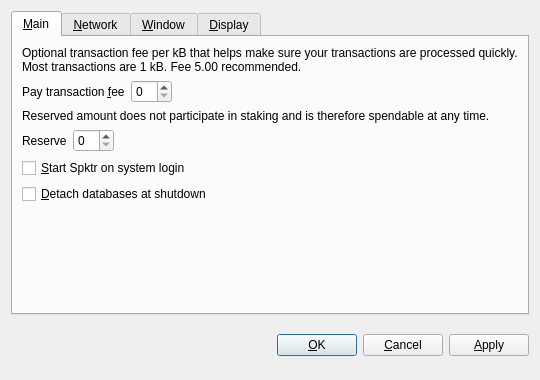
<?xml version="1.0" encoding="UTF-8"?>
<ui version="4.0">
 <class>OptionsDialog</class>
 <widget class="QDialog" name="OptionsDialog">
  <property name="geometry">
   <rect>
    <x>0</x>
    <y>0</y>
    <width>540</width>
    <height>380</height>
   </rect>
  </property>
  <property name="windowTitle">
   <string>Options</string>
  </property>
  <property name="modal">
   <bool>true</bool>
  </property>
  <layout class="QVBoxLayout" name="verticalLayout">
   <item>
    <widget class="QTabWidget" name="tabWidget">
     <property name="tabPosition">
      <enum>QTabWidget::North</enum>
     </property>
     <property name="currentIndex">
      <number>0</number>
     </property>
     <widget class="QWidget" name="tabMain">
      <attribute name="title">
       <string>&amp;Main</string>
      </attribute>
      <layout class="QVBoxLayout" name="verticalLayout_Main">
       <item>
        <widget class="QLabel" name="transactionFeeInfoLabel">
         <property name="text">
          <string>Optional transaction fee per kB that helps make sure your transactions are processed quickly. Most transactions are 1 kB. Fee 5.00 recommended.</string>
         </property>
         <property name="textFormat">
          <enum>Qt::PlainText</enum>
         </property>
         <property name="wordWrap">
          <bool>true</bool>
         </property>
        </widget>
       </item>
       <item>
        <layout class="QHBoxLayout" name="horizontalLayoutFee">
         <item>
          <widget class="QLabel" name="transactionFeeLabel">
           <property name="text">
            <string>Pay transaction &amp;fee</string>
           </property>
           <property name="textFormat">
            <enum>Qt::PlainText</enum>
           </property>
           <property name="buddy">
            <cstring>transactionFee</cstring>
           </property>
          </widget>
         </item>
         <item>
          <widget class="BitcoinAmountField" name="transactionFee"/>
         </item>
         <item>
          <spacer name="horizontalSpacerFee">
           <property name="orientation">
            <enum>Qt::Horizontal</enum>
           </property>
           <property name="sizeHint" stdset="0">
            <size>
             <width>40</width>
             <height>20</height>
            </size>
           </property>
          </spacer>
         </item>
        </layout>
       </item>
       <item>
        <widget class="QLabel" name="reserveBalanceInfoLabel">
         <property name="text">
          <string>Reserved amount does not participate in staking and is therefore spendable at any time.</string>
         </property>
         <property name="textFormat">
          <enum>Qt::PlainText</enum>
         </property>
         <property name="wordWrap">
          <bool>true</bool>
         </property>
        </widget>
       </item>
       <item>
        <layout class="QHBoxLayout" name="horizontalLayoutReserveBalance">
         <item>
          <widget class="QLabel" name="reserveBalanceLabel">
           <property name="text">
            <string>Reserve</string>
           </property>
           <property name="textFormat">
            <enum>Qt::PlainText</enum>
           </property>
           <property name="buddy">
            <cstring>reserveBalance</cstring>
           </property>
          </widget>
         </item>
         <item>
          <widget class="BitcoinAmountField" name="reserveBalance"/>
         </item>
         <item>
          <spacer name="horizontalSpacerReserveBalance">
           <property name="orientation">
            <enum>Qt::Horizontal</enum>
           </property>
           <property name="sizeHint" stdset="0">
            <size>
             <width>40</width>
             <height>20</height>
            </size>
           </property>
          </spacer>
         </item>
        </layout>
       </item>
       <item>
        <widget class="QCheckBox" name="bitcoinAtStartup">
         <property name="toolTip">
          <string>Automatically start Spktr after logging in to the system.</string>
         </property>
         <property name="text">
          <string>&amp;Start Spktr on system login</string>
         </property>
        </widget>
       </item>
       <item>
        <widget class="QCheckBox" name="detachDatabases">
         <property name="toolTip">
          <string>Detach block and address databases at shutdown. This means they can be moved to another data directory, but it slows down shutdown. The wallet is always detached.</string>
         </property>
         <property name="text">
          <string>&amp;Detach databases at shutdown</string>
         </property>
        </widget>
       </item>
       <item>
        <spacer name="verticalSpacer_Main">
         <property name="orientation">
          <enum>Qt::Vertical</enum>
         </property>
         <property name="sizeHint" stdset="0">
          <size>
           <width>20</width>
           <height>40</height>
          </size>
         </property>
        </spacer>
       </item>
      </layout>
     </widget>
     <widget class="QWidget" name="tabNetwork">
      <attribute name="title">
       <string>&amp;Network</string>
      </attribute>
      <layout class="QVBoxLayout" name="verticalLayout_Network">
       <item>
        <widget class="QCheckBox" name="mapPortUpnp">
         <property name="toolTip">
          <string>Automatically open the Spktr client port on the router. This only works when your router supports UPnP and it is enabled.</string>
         </property>
         <property name="text">
          <string>Map port using &amp;UPnP</string>
         </property>
        </widget>
       </item>
       <item>
        <widget class="QCheckBox" name="connectSocks">
         <property name="toolTip">
          <string>Connect to the Spktr network through a SOCKS proxy (e.g. when connecting through Tor).</string>
         </property>
         <property name="text">
          <string>&amp;Connect through SOCKS proxy:</string>
         </property>
        </widget>
       </item>
       <item>
        <layout class="QHBoxLayout" name="horizontalLayout_Network">
         <item>
          <widget class="QLabel" name="proxyIpLabel">
           <property name="text">
            <string>Proxy &amp;IP:</string>
           </property>
           <property name="textFormat">
            <enum>Qt::PlainText</enum>
           </property>
           <property name="buddy">
            <cstring>proxyIp</cstring>
           </property>
          </widget>
         </item>
         <item>
          <widget class="QValidatedLineEdit" name="proxyIp">
           <property name="maximumSize">
            <size>
             <width>140</width>
             <height>16777215</height>
            </size>
           </property>
           <property name="toolTip">
            <string>IP address of the proxy (e.g. 127.0.0.1)</string>
           </property>
          </widget>
         </item>
         <item>
          <widget class="QLabel" name="proxyPortLabel">
           <property name="text">
            <string>&amp;Port:</string>
           </property>
           <property name="textFormat">
            <enum>Qt::PlainText</enum>
           </property>
           <property name="buddy">
            <cstring>proxyPort</cstring>
           </property>
          </widget>
         </item>
         <item>
          <widget class="QLineEdit" name="proxyPort">
           <property name="maximumSize">
            <size>
             <width>55</width>
             <height>16777215</height>
            </size>
           </property>
           <property name="toolTip">
            <string>Port of the proxy (e.g. 9050)</string>
           </property>
          </widget>
         </item>
         <item>
          <widget class="QLabel" name="socksVersionLabel">
           <property name="text">
            <string>SOCKS &amp;Version:</string>
           </property>
           <property name="textFormat">
            <enum>Qt::PlainText</enum>
           </property>
           <property name="buddy">
            <cstring>socksVersion</cstring>
           </property>
          </widget>
         </item>
         <item>
          <widget class="QValueComboBox" name="socksVersion">
           <property name="toolTip">
            <string>SOCKS version of the proxy (e.g. 5)</string>
           </property>
          </widget>
         </item>
         <item>
          <spacer name="horizontalSpacer_Network">
           <property name="orientation">
            <enum>Qt::Horizontal</enum>
           </property>
           <property name="sizeHint" stdset="0">
            <size>
             <width>40</width>
             <height>20</height>
            </size>
           </property>
          </spacer>
         </item>
        </layout>
       </item>
       <item>
        <spacer name="verticalSpacer_Network">
         <property name="orientation">
          <enum>Qt::Vertical</enum>
         </property>
         <property name="sizeHint" stdset="0">
          <size>
           <width>20</width>
           <height>40</height>
          </size>
         </property>
        </spacer>
       </item>
      </layout>
     </widget>
     <widget class="QWidget" name="tabWindow">
      <attribute name="title">
       <string>&amp;Window</string>
      </attribute>
      <layout class="QVBoxLayout" name="verticalLayout_Window">
       <item>
        <widget class="QCheckBox" name="minimizeToTray">
         <property name="toolTip">
          <string>Show only a tray icon after minimizing the window.</string>
         </property>
         <property name="text">
          <string>&amp;Minimize to the tray instead of the taskbar</string>
         </property>
        </widget>
       </item>
       <item>
        <widget class="QCheckBox" name="minimizeOnClose">
         <property name="toolTip">
          <string>Minimize instead of exit the application when the window is closed. When this option is enabled, the application will be closed only after selecting Quit in the menu.</string>
         </property>
         <property name="text">
          <string>M&amp;inimize on close</string>
         </property>
        </widget>
       </item>
       <item>
        <spacer name="verticalSpacer_Window">
         <property name="orientation">
          <enum>Qt::Vertical</enum>
         </property>
         <property name="sizeHint" stdset="0">
          <size>
           <width>20</width>
           <height>40</height>
          </size>
         </property>
        </spacer>
       </item>
      </layout>
     </widget>
     <widget class="QWidget" name="tabDisplay">
      <attribute name="title">
       <string>&amp;Display</string>
      </attribute>
      <layout class="QVBoxLayout" name="verticalLayout_Display">
       <item>
        <layout class="QHBoxLayout" name="horizontalLayout_1_Display">
         <item>
          <widget class="QLabel" name="langLabel">
           <property name="text">
            <string>User Interface &amp;language:</string>
           </property>
           <property name="textFormat">
            <enum>Qt::PlainText</enum>
           </property>
           <property name="buddy">
            <cstring>lang</cstring>
           </property>
          </widget>
         </item>
         <item>
          <widget class="QValueComboBox" name="lang">
           <property name="toolTip">
            <string>The user interface language can be set here. This setting will take effect after restarting Spktr.</string>
           </property>
          </widget>
         </item>
        </layout>
       </item>
       <item>
        <layout class="QHBoxLayout" name="horizontalLayout_2_Display">
         <item>
          <widget class="QLabel" name="unitLabel">
           <property name="text">
            <string>&amp;Unit to show amounts in:</string>
           </property>
           <property name="textFormat">
            <enum>Qt::PlainText</enum>
           </property>
           <property name="buddy">
            <cstring>unit</cstring>
           </property>
          </widget>
         </item>
         <item>
          <widget class="QValueComboBox" name="unit">
           <property name="toolTip">
            <string>Choose the default subdivision unit to show in the interface and when sending coins.</string>
           </property>
          </widget>
         </item>
        </layout>
       </item>
       <item>
        <widget class="QCheckBox" name="displayAddresses">
         <property name="toolTip">
          <string>Whether to show Spktr addresses in the transaction list or not.</string>
         </property>
         <property name="text">
          <string>&amp;Display addresses in transaction list</string>
         </property>
        </widget>
       </item>
       <item>
        <widget class="QCheckBox" name="coinControlFeatures">
         <property name="toolTip">
          <string>Whether to show coin control features or not.</string>
         </property>
         <property name="text">
          <string>Display coin &amp;control features (experts only!)</string>
         </property>
        </widget>
       </item>
       <item>
        <spacer name="verticalSpacer_Display">
         <property name="orientation">
          <enum>Qt::Vertical</enum>
         </property>
         <property name="sizeHint" stdset="0">
          <size>
           <width>20</width>
           <height>40</height>
          </size>
         </property>
        </spacer>
       </item>
      </layout>
     </widget>
    </widget>
   </item>
   <item>
    <layout class="QHBoxLayout" name="horizontalLayout_Buttons">
     <item>
      <spacer name="horizontalSpacer_1">
       <property name="orientation">
        <enum>Qt::Horizontal</enum>
       </property>
       <property name="sizeHint" stdset="0">
        <size>
         <width>40</width>
         <height>48</height>
        </size>
       </property>
      </spacer>
     </item>
     <item>
      <widget class="QLabel" name="statusLabel">
       <property name="font">
        <font>
         <weight>75</weight>
         <bold>true</bold>
        </font>
       </property>
       <property name="text">
        <string/>
       </property>
       <property name="textFormat">
        <enum>Qt::PlainText</enum>
       </property>
       <property name="wordWrap">
        <bool>true</bool>
       </property>
      </widget>
     </item>
     <item>
      <spacer name="horizontalSpacer_2">
       <property name="orientation">
        <enum>Qt::Horizontal</enum>
       </property>
       <property name="sizeHint" stdset="0">
        <size>
         <width>40</width>
         <height>48</height>
        </size>
       </property>
      </spacer>
     </item>
     <item>
      <widget class="QPushButton" name="okButton">
       <property name="text">
        <string>&amp;OK</string>
       </property>
      </widget>
     </item>
     <item>
      <widget class="QPushButton" name="cancelButton">
       <property name="text">
        <string>&amp;Cancel</string>
       </property>
       <property name="autoDefault">
        <bool>false</bool>
       </property>
      </widget>
     </item>
     <item>
      <widget class="QPushButton" name="applyButton">
       <property name="text">
        <string>&amp;Apply</string>
       </property>
       <property name="autoDefault">
        <bool>false</bool>
       </property>
      </widget>
     </item>
    </layout>
   </item>
  </layout>
 </widget>
 <customwidgets>
  <customwidget>
   <class>BitcoinAmountField</class>
   <extends>QSpinBox</extends>
   <header>bitcoinamountfield.h</header>
  </customwidget>
  <customwidget>
   <class>QValueComboBox</class>
   <extends>QComboBox</extends>
   <header>qvaluecombobox.h</header>
  </customwidget>
  <customwidget>
   <class>QValidatedLineEdit</class>
   <extends>QLineEdit</extends>
   <header>qvalidatedlineedit.h</header>
  </customwidget>
 </customwidgets>
 <resources/>
 <connections/>
</ui>
